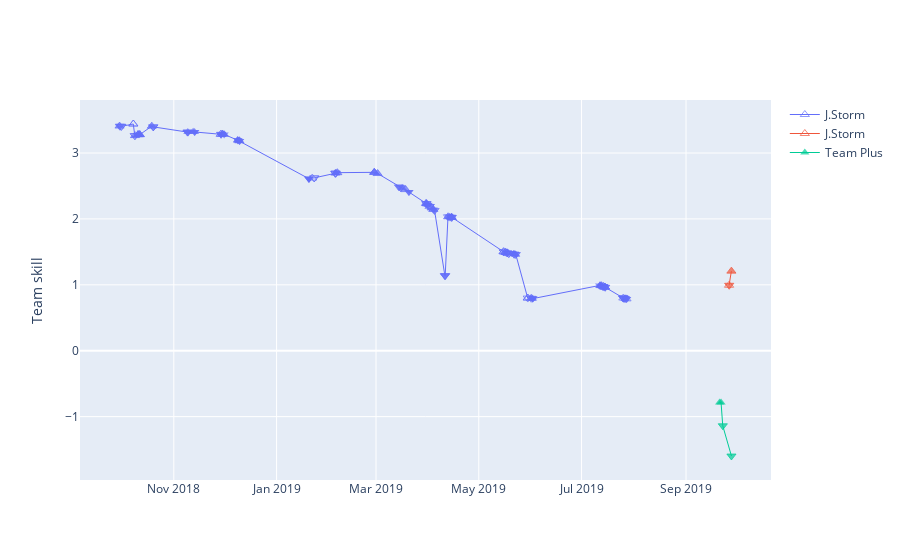

This figure's notebook cell:
### Markdown cell above
### Team skills

### Code cell
match_pred.team_skills_plot(
    match_pred.teams.index[
        match_pred.teams.str.lower().isin([TEAM_1, TEAM_2])
    ])

### Figure 1 — Plotly figure (JSON) as saved in the notebook; plotly's stock layout.template omitted (floating-point values rounded to 4 significant figures; data arrays with more than 128 entries replaced by an {"elided": "..."} marker saying what was removed)
{"data": [{"hoverinfo": "text", "hovertext": {"elided": "188 str values"}, "line": {"width": 1}, "marker": {"opacity": 0.7, "size": 8, "symbol": {"elided": "188 str values"}}, "mode": "lines+markers", "name": "J.Storm", "showlegend": true, "type": "scatter", "x": {"elided": "188 str values"}, "y": {"elided": "188 float values"}}, {"hoverinfo": "text", "hovertext": ["<b>2019-09-26 13:05 | 5041462388</b></br></br>0 - 1 | predicted: 0.645</br></br><b>Positive Guys (7405754) | 2.45</b></br>Misha (90125566) | <b>0.46</b></br>Ghostik (92847434) | <b>0.48</b></br>iLTW (113995822) | <b>0.21</b></br>Immersion (295697470) | <b>0.87</b></br>Ergon (876110702) | <b>0.43</b></br></br><b>J.Storm (7409177) | 0.99</b></br>Moo (84429681) | <b>0.13</b></br>Resolut1on (86725175) | <b>0.27</b></br>Fear (87177591) | <b>-0.04</b></br>nine (94786276) | <b>0.43</b></br>MoOz (349310876) | <b>0.20</b></br></br>radi_adv: <b>0.34</b></br>J.Storm: 0.994", "<b>2019-09-26 14:10 | 5041594217</b></br></br>0 - 1 | predicted: 0.408</br></br><b>J.Storm (7409177) | 0.99</b></br>Moo (84429681) | <b>0.13</b></br>Resolut1on (86725175) | <b>0.27</b></br>Fear (87177591) | <b>-0.04</b></br>nine (94786276) | <b>0.43</b></br>MoOz (349310876) | <b>0.20</b></br></br><b>Positive Guys (7405754) | 2.45</b></br>Misha (90125566) | <b>0.46</b></br>Ghostik (92847434) | <b>0.48</b></br>iLTW (113995822) | <b>0.21</b></br>Immersion (295697470) | <b>0.87</b></br>Ergon (876110702) | <b>0.43</b></br></br>radi_adv: <b>0.34</b></br>J.Storm: 0.993", "<b>2019-09-26 15:04 | 5041684751</b></br></br>1 - 0 | predicted: 0.645</br></br><b>Positive Guys (7405754) | 2.45</b></br>Misha (90125566) | <b>0.46</b></br>Ghostik (92847434) | <b>0.48</b></br>iLTW (113995822) | <b>0.21</b></br>Immersion (295697470) | <b>0.87</b></br>Ergon (876110702) | <b>0.43</b></br></br><b>J.Storm (7409177) | 0.99</b></br>Moo (84429681) | <b>0.13</b></br>Resolut1on (86725175) | <b>0.27</b></br>Fear (87177591) | <b>-0.04</b></br>nine (94786276) | <b>0.43</b></br>MoOz (349310876) | <b>0.20</b></br></br>radi_adv: <b>0.34</b></br>J.Storm: 0.993", "<b>2019-09-27 22:10 | 5043704022</b></br></br>0 - 1 | predicted: 0.305</br></br><b>Team Plus (7408305) | -1.60</b></br>YamSun (81475303) | <b>-0.36</b></br>Jenkins (95145869) | <b>-0.00</b></br>GOD___Z (112669497) | <b>-0.01</b></br>김소현~ (115165739) | <b>-0.68</b></br>✔ S o n i c  (287481472) | <b>-0.54</b></br></br><b>J.Storm (7409177) | 1.21</b></br>Brax (31818853) | <b>0.49</b></br>Moo (84429681) | <b>0.13</b></br>Fear (87177591) | <b>-0.04</b></br>nine (94786276) | <b>0.43</b></br>MoOz (349310876) | <b>0.20</b></br></br>radi_adv: <b>0.34</b></br>J.Storm: 1.208", "<b>2019-09-27 23:02 | 5043737651</b></br></br>1 - 0 | predicted: 0.740</br></br><b>J.Storm (7409177) | 1.21</b></br>Brax (31818853) | <b>0.49</b></br>Moo (84429681) | <b>0.13</b></br>Fear (87177591) | <b>-0.04</b></br>nine (94786276) | <b>0.43</b></br>MoOz (349310876) | <b>0.20</b></br></br><b>Team Plus (7408305) | -1.60</b></br>YamSun (81475303) | <b>-0.36</b></br>Jenkins (95145869) | <b>-0.00</b></br>GOD___Z (112669497) | <b>-0.01</b></br>김소현~ (115165739) | <b>-0.68</b></br>✔ S o n i c  (287481472) | <b>-0.54</b></br></br>radi_adv: <b>0.34</b></br>J.Storm: 1.208"], "line": {"width": 1}, "marker": {"opacity": 0.7, "size": 8, "symbol": ["triangle-up-open", "triangle-down", "triangle-down-open", "triangle-up-open", "triangle-up"]}, "mode": "lines+markers", "name": "J.Storm", "showlegend": true, "type": "scatter", "x": ["2019-09-26T13:05:46", "2019-09-26T14:10:54", "2019-09-26T15:04:56", "2019-09-27T22:10:46", "2019-09-27T23:02:32"], "y": [0.9937, 0.9935, 0.9934, 1.208, 1.208]}, {"hoverinfo": "text", "hovertext": ["<b>2019-09-20 22:34 | 5032454387</b></br></br>1 - 0 | predicted: 0.533</br></br><b>Team Plus (7408305) | -0.78</b></br>YamSun (81475303) | <b>-0.36</b></br>Jenkins (95145869) | <b>0.00</b></br>GOD___Z (112669497) | <b>-0.00</b></br>✔ S o n i c  (287481472) | <b>-0.54</b></br>Ray ChloeNguyen (452391505) | <b>0.12</b></br></br><b>Tx4 (7234802) | -0.84</b></br>AlienManaBanana (79922175) | <b>-0.10</b></br>Jedi (104237213) | <b>-0.27</b></br>Cole (115075449) | <b>-0.16</b></br>Requiem/Will (186928748) | <b>-0.16</b></br>Pwner (299620695) | <b>-0.16</b></br></br>radi_adv: <b>0.34</b></br>Team Plus: -0.785", "<b>2019-09-21 19:07 | 5034152348</b></br></br>1 - 0 | predicted: 0.488</br></br><b>Team Plus (7408305) | -0.79</b></br>YamSun (81475303) | <b>-0.36</b></br>Jenkins (95145869) | <b>0.00</b></br>GOD___Z (112669497) | <b>-0.00</b></br>✔ S o n i c  (287481472) | <b>-0.54</b></br>Ray ChloeNguyen (452391505) | <b>0.12</b></br></br><b>Poggies (7355204) | -0.30</b></br>The Ultimate Tub Of Lard (112111260) | <b>-0.17</b></br>None (245458731) | <b>-0.03</b></br>None (433167516) | <b>-0.03</b></br>None (876320777) | <b>-0.03</b></br>Robbie (1021794240) | <b>-0.03</b></br></br>radi_adv: <b>0.34</b></br>Team Plus: -0.786", "<b>2019-09-22 19:04 | 5036074810</b></br></br>0 - 1 | predicted: 0.336</br></br><b>Team Plus (7408305) | -1.14</b></br>YamSun (81475303) | <b>-0.36</b></br>GOD___Z (112669497) | <b>-0.01</b></br>luki luki (117311875) | <b>-0.35</b></br>✔ S o n i c  (287481472) | <b>-0.54</b></br>Ray ChloeNguyen (452391505) | <b>0.12</b></br></br><b>team pangolier (5208384) | 1.25</b></br>Brax (31818853) | <b>0.49</b></br>ixmike88 (86715129) | <b>0.23</b></br>monkeys-forever (86811043) | <b>0.18</b></br>Timado (97658618) | <b>0.42</b></br>Jubei (104275965) | <b>-0.06</b></br></br>radi_adv: <b>0.34</b></br>Team Plus: -1.139", "<b>2019-09-22 20:03 | 5036135918</b></br></br>1 - 0 | predicted: 0.712</br></br><b>team pangolier (5208384) | 1.25</b></br>Brax (31818853) | <b>0.49</b></br>ixmike88 (86715129) | <b>0.23</b></br>monkeys-forever (86811043) | <b>0.18</b></br>Timado (97658618) | <b>0.42</b></br>Jubei (104275965) | <b>-0.06</b></br></br><b>Team Plus (7408305) | -1.14</b></br>YamSun (81475303) | <b>-0.36</b></br>GOD___Z (112669497) | <b>-0.01</b></br>luki luki (117311875) | <b>-0.35</b></br>✔ S o n i c  (287481472) | <b>-0.54</b></br>Ray ChloeNguyen (452391505) | <b>0.12</b></br></br>radi_adv: <b>0.34</b></br>Team Plus: -1.139", "<b>2019-09-27 22:10 | 5043704022</b></br></br>0 - 1 | predicted: 0.305</br></br><b>Team Plus (7408305) | -1.60</b></br>YamSun (81475303) | <b>-0.36</b></br>Jenkins (95145869) | <b>-0.00</b></br>GOD___Z (112669497) | <b>-0.01</b></br>김소현~ (115165739) | <b>-0.68</b></br>✔ S o n i c  (287481472) | <b>-0.54</b></br></br><b>J.Storm (7409177) | 1.21</b></br>Brax (31818853) | <b>0.49</b></br>Moo (84429681) | <b>0.13</b></br>Fear (87177591) | <b>-0.04</b></br>nine (94786276) | <b>0.43</b></br>MoOz (349310876) | <b>0.20</b></br></br>radi_adv: <b>0.34</b></br>Team Plus: -1.597", "<b>2019-09-27 23:02 | 5043737651</b></br></br>1 - 0 | predicted: 0.740</br></br><b>J.Storm (7409177) | 1.21</b></br>Brax (31818853) | <b>0.49</b></br>Moo (84429681) | <b>0.13</b></br>Fear (87177591) | <b>-0.04</b></br>nine (94786276) | <b>0.43</b></br>MoOz (349310876) | <b>0.20</b></br></br><b>Team Plus (7408305) | -1.60</b></br>YamSun (81475303) | <b>-0.36</b></br>Jenkins (95145869) | <b>-0.00</b></br>GOD___Z (112669497) | <b>-0.01</b></br>김소현~ (115165739) | <b>-0.68</b></br>✔ S o n i c  (287481472) | <b>-0.54</b></br></br>radi_adv: <b>0.34</b></br>Team Plus: -1.597"], "line": {"width": 1}, "marker": {"opacity": 0.7, "size": 8, "symbol": ["triangle-up", "triangle-up", "triangle-down", "triangle-down-open", "triangle-down", "triangle-down-open"]}, "mode": "lines+markers", "name": "Team Plus", "showlegend": true, "type": "scatter", "x": ["2019-09-20T22:34:49", "2019-09-21T19:07:06", "2019-09-22T19:04:59", "2019-09-22T20:03:29", "2019-09-27T22:10:46", "2019-09-27T23:02:32"], "y": [-0.7849, -0.7861, -1.139, -1.139, -1.597, -1.597]}], "layout": {"yaxis": {"title": {"text": "Team skill"}}}}
